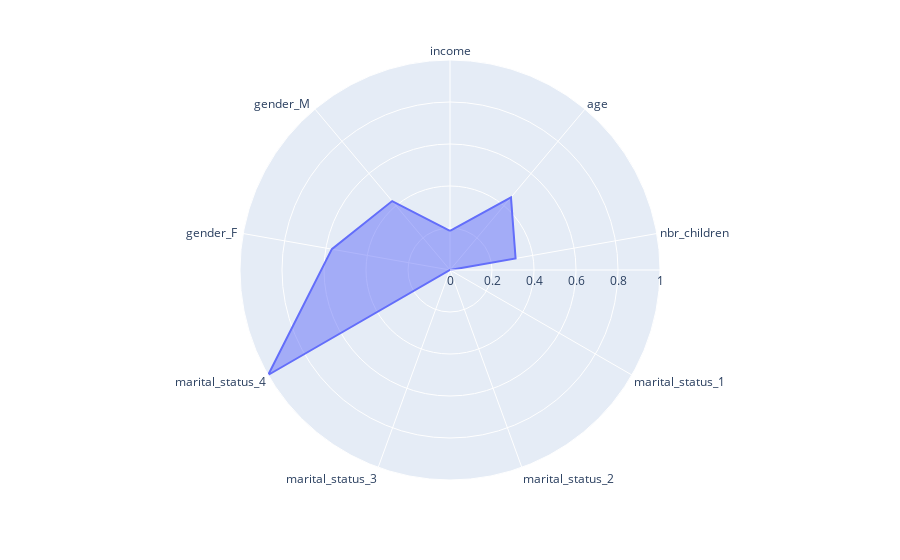

Write notebook code for a chart like this one.
### Code cell
fig = px.line_polar(df_normal_three, r=df_normal_three.mean(), theta = df_normal_three.columns, line_close=True)
fig.update_traces(fill='toself')
fig.show()

### Figure 1 — Plotly figure (JSON) as saved in the notebook; plotly's stock layout.template omitted (floating-point values rounded to 4 significant figures)
{"data": [{"fill": "toself", "hovertemplate": "r=%{r}<br>theta=%{theta}<extra></extra>", "legendgroup": "", "line": {"color": "#636efa", "dash": "solid"}, "marker": {"symbol": "circle"}, "mode": "lines", "name": "", "r": [0.1867, 0.4517, 0.3171, 0, 0, 0, 1, 0.5714, 0.4286, 0.1867], "showlegend": false, "subplot": "polar", "theta": ["income", "age", "nbr_children", "marital_status_1", "marital_status_2", "marital_status_3", "marital_status_4", "gender_F ", "gender_M ", "income"], "type": "scatterpolar"}], "layout": {"legend": {"tracegroupgap": 0}, "margin": {"t": 60}, "polar": {"angularaxis": {"direction": "clockwise", "rotation": 90}, "domain": {"x": [0, 1], "y": [0, 1]}}}}
